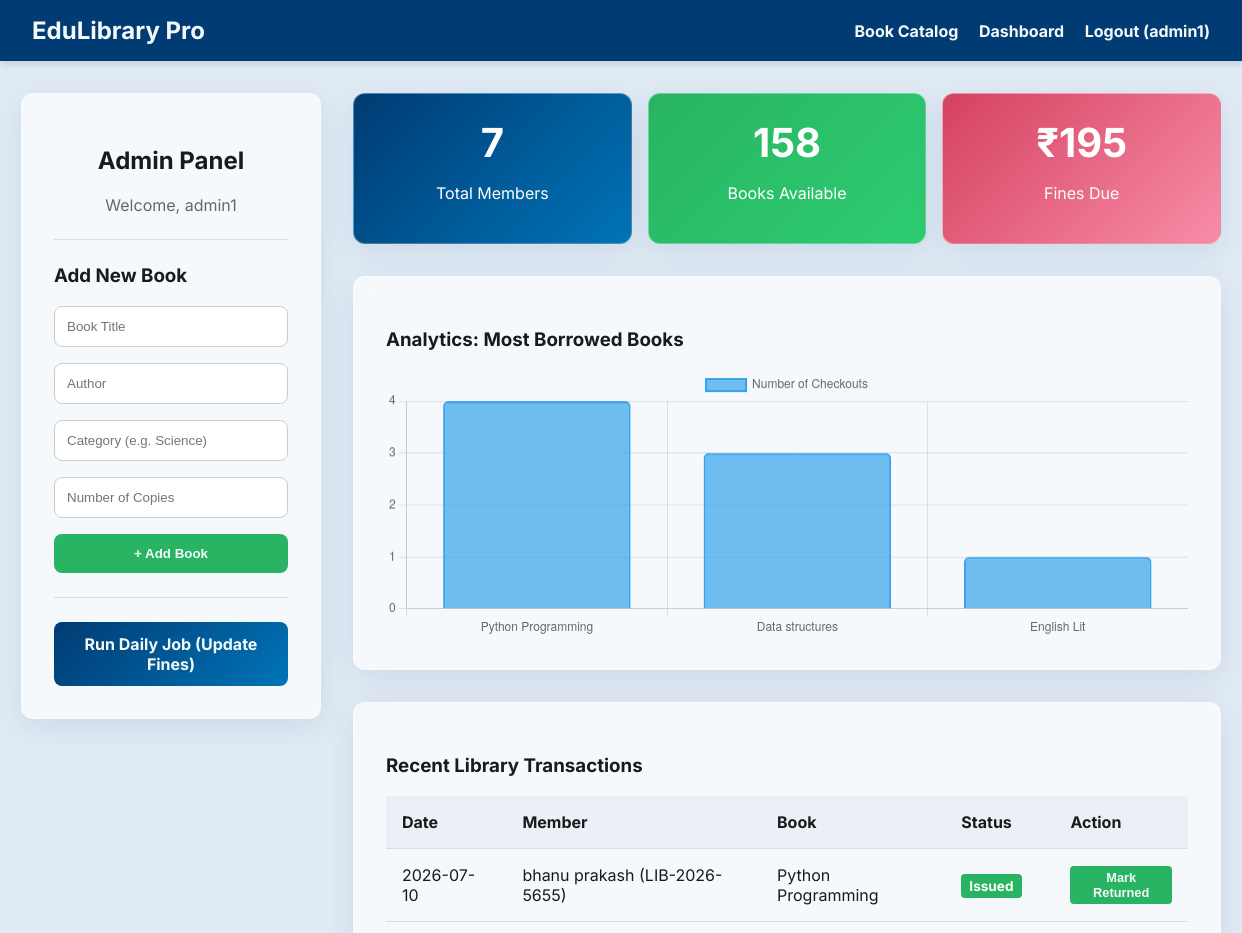
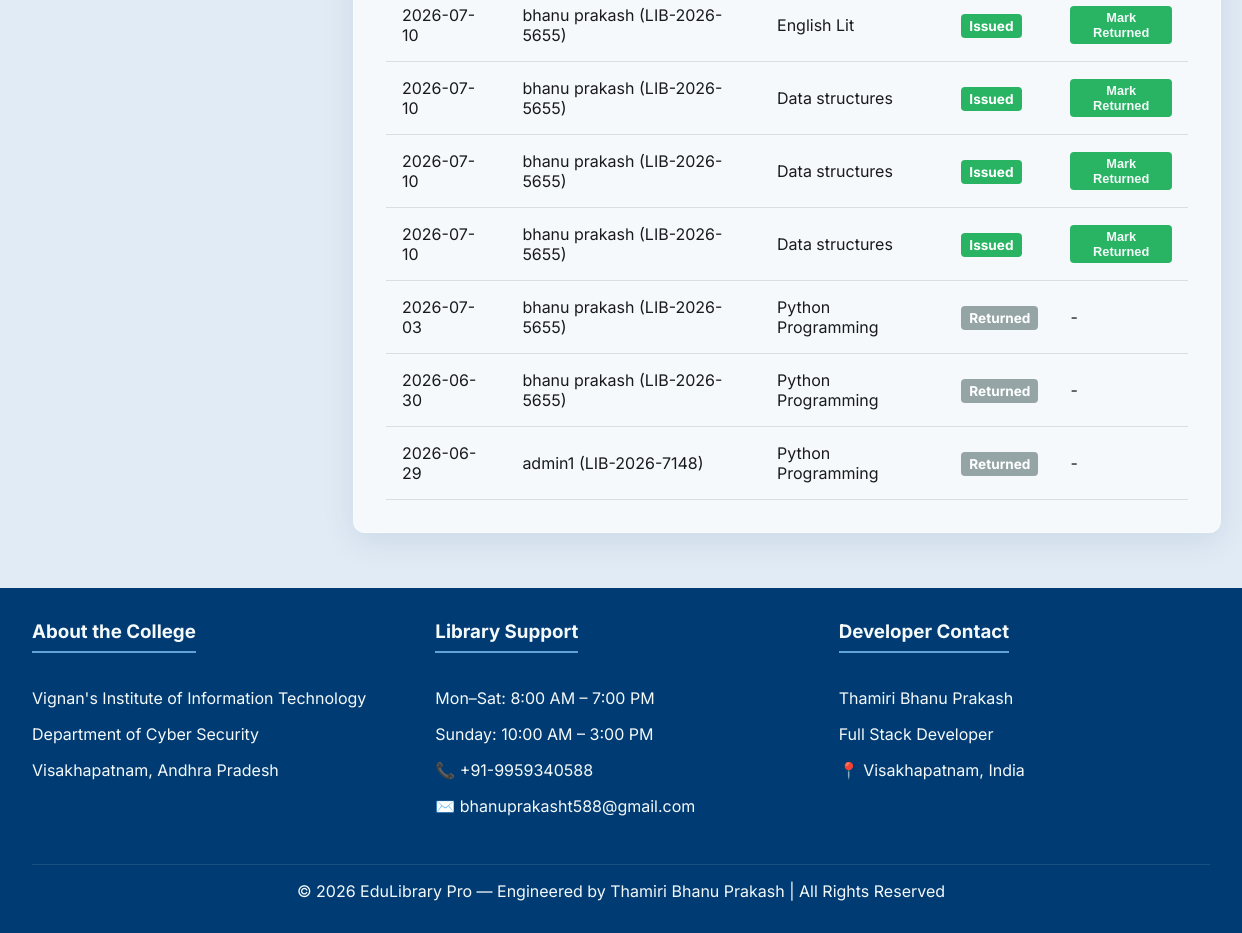
The app's page /admin (signed in) with its own data (2 pictures, top to bottom).
### models.py (models this page shows)
class User(Base):
    __tablename__ = "users"
    id = Column(Integer, primary_key=True, index=True)
    library_id = Column(String, unique=True, index=True)
    name = Column(String)
    email = Column(String, unique=True, index=True)
    phone = Column(String)
    dob = Column(Date)
    grade_class = Column(String)
    roll_no = Column(String, nullable=True)
    profession = Column(String) # Student, Teacher, Admin
    password_hash = Column(String)
    created_at = Column(DateTime, default=datetime.datetime.utcnow)
    loans = relationship("Loan", back_populates="user")
    waitlists = relationship("Waitlist", back_populates="user")
    fines = relationship("Fine", back_populates="user")
    activities = relationship("ActivityLog", back_populates="user")

class Loan(Base):
    __tablename__ = "loans"
    id = Column(Integer, primary_key=True, index=True)
    user_id = Column(Integer, ForeignKey("users.id"))
    book_id = Column(Integer, ForeignKey("books.id"))
    issue_date = Column(Date, default=datetime.date.today)
    due_date = Column(Date)
    return_date = Column(Date, nullable=True)
    status = Column(String, default="Active") # Active, Returned, Overdue
    user = relationship("User", back_populates="loans")
    book = relationship("Book", back_populates="loans")

class Book(Base):
    __tablename__ = "books"
    id = Column(Integer, primary_key=True, index=True)
    title = Column(String, index=True)
    author = Column(String, index=True)
    category = Column(String, index=True)
    isbn = Column(String, unique=True, index=True, nullable=True)
    total_copies = Column(Integer, default=1)
    available_copies = Column(Integer, default=1)
    loans = relationship("Loan", back_populates="book")

### main.py (the view)
@app.get("/admin", response_class=HTMLResponse)
async def admin_dashboard(request: Request, db: Session = Depends(get_db)):
    user = auth.get_current_user_from_cookie(request, db)
    if not user or user.profession != "Admin":
        return RedirectResponse(url="/dashboard")
    users = db.query(models.User).all()
    books = db.query(models.Book).all()
    loans = db.query(models.Loan).order_by(models.Loan.issue_date.desc()).limit(10).all()
    fines = db.query(models.Fine).filter(models.Fine.status == "Unpaid").all()
    stats = {
        "total_members": len(users),
        "books_available": sum(b.available_copies for b in books),
        "fines_due": sum(f.amount for f in fines)
    }
    return templates.TemplateResponse(request=request, name="admin.html", context={"user": user, "stats": stats, "recent_loans": loans})

### templates/admin.html (shortened to what this page needs)
{% extends "base.html" %}
{% block content %}
<div class="dashboard-grid">
    <div class="glass card" style="align-self: start;">
        <h2 style="text-align: center;">Admin Panel</h2>
        <p style="text-align: center; color: #666;">Welcome, {{ user.name }}</p>
        <hr style="border: 0; border-top: 1px solid #ddd; margin: 1.5rem 0;">
        <h3>Add New Book</h3>
        <form action="/admin/add_book" method="POST">
            <input type="text" name="title" placeholder="Book Title" required>
            <input type="text" name="author" placeholder="Author" required>
            <input type="text" name="category" placeholder="Category (e.g. Science)" required>
            <input type="number" name="total_copies" placeholder="Number of Copies" required min="1">
            <button type="submit" class="btn btn-success" style="width: 100%; box-sizing: border-box;">+ Add Book</button>
        </form>
        <hr style="border: 0; border-top: 1px solid #ddd; margin: 1.5rem 0;">
        <a href="/trigger_cron" class="btn" style="width: 100%; text-align: center; box-sizing: border-box;" target="_blank">Run Daily Job (Update Fines)</a>
    </div>
    <div>
        <div class="stats-grid">
            <div class="stat-card glass" style="background: linear-gradient(135deg, var(--primary-color), var(--secondary-color));">
                <h2>{{ stats.total_members }}</h2>
                <p>Total Members</p>
            </div>
            <div class="stat-card glass" style="background: linear-gradient(135deg, var(--success-color), #2ecc71);">
                <h2>{{ stats.books_available }}</h2>
                <p>Books Available</p>
            </div>
            <div class="stat-card glass" style="background: linear-gradient(135deg, var(--danger-color), #f78da7);">
                <h2>₹{{ stats.fines_due }}</h2>
                <p>Fines Due</p>
            </div>
        </div>
        <div class="glass card" style="margin-bottom: 2rem;">
            <h3>Analytics: Most Borrowed Books</h3>
            <canvas id="popularBooksChart" height="100"></canvas>
        </div>
        <div class="glass card">
            <h3>Recent Library Transactions</h3>
            <table>
                <thead>
                    <tr>
                        <th>Date</th>
                        <th>Member</th>
                        <th>Book</th>
                        <th>Status</th>
                        <th>Action</th>
                    </tr>
                </thead>
                <tbody>
                    {% for loan in recent_loans %}
                    <tr>
                        <td>{{ loan.issue_date }}</td>
                        <td>{{ loan.user.name }} ({{ loan.user.library_id }})</td>
                        <td>{{ loan.book.title }}</td>
                        <td>
                            {% if loan.status == 'Active' %}
                                <span class="badge badge-active">Issued</span>
                            {% elif loan.status == 'Overdue' %}
                                <span class="badge badge-overdue">Overdue</span>
                            {% else %}
                                <span class="badge badge-returned">Returned</span>
                            {% endif %}
                        </td>
                        <td>
                            {% if loan.status != 'Returned' %}
                            <form action="/admin/return/{{ loan.id }}" method="POST" style="margin: 0;">
                                <button type="submit" class="btn btn-success" style="padding: 0.25rem 0.5rem; font-size: 0.8rem; border-radius: 4px;">Mark Returned</button>
                            </form>
                            {% else %}
                            -
                            {% endif %}
                        </td>
                    </tr>
                    {% else %}
                    <tr><td colspan="5" style="text-align: center;">No recent transactions.</td></tr>
                    {% endfor %}
                </tbody>
            </table>
        </div>
    </div>
</div>
<script>
    fetch('/api/analytics')
        .then(response => response.json())
        .then(data => {
            // Check if there is an error (e.g. Unauthorized)
            if(data.error) {
                console.error(data.error);
                return;
            }
            const ctx = document.getElementById('popularBooksChart').getContext('2d');
            new Chart(ctx, {
                type: 'bar',
                data: {
                    labels: data.popular_books_labels,
                    datasets: [{
                        label: 'Number of Checkouts',
                        data: data.popular_books_data,
                        backgroundColor: 'rgba(54, 162, 235, 0.7)',
                        borderColor: 'rgba(54, 162, 235, 1)',
                        borderWidth: 2,
                        borderRadius: 5
                    }]
                },
                options: {
                    responsive: true,
                    scales: {
                        y: {
                            beginAtZero: true,
                            ticks: { stepSize: 1 }
                        }
                    }
                }
            });
        })
        .catch(error => console.error('Error loading analytics:', error));
</script>
{% endblock %}

### templates/base.html (shortened to what this page needs)
<!DOCTYPE html>
<html lang="en">
<head>
    <link rel="stylesheet" href="/static/css/style.css">
</head>
<body>
    <header>
        <h1>EduLibrary Pro</h1>
        <nav>
            {% if user %}
                <a href="/catalog">Book Catalog</a>
                <a href="/dashboard">Dashboard</a>
                <a href="/logout">Logout ({{ user.name }})</a>
            {% else %}
                <a href="/">Login</a>
                <a href="/register">Register</a>
            {% endif %}
        </nav>
    </header>
    <main class="container">
        {% block content %}{% endblock %}
    </main>
    <footer>
        <div class="footer-content">
            <div class="footer-section">
                <h3>About the College</h3>
                <p>Vignan's Institute of Information Technology</p>
                <p>Department of Cyber Security</p>
                <p>Visakhapatnam, Andhra Pradesh</p>
            </div>
            <div class="footer-section">
                <h3>Library Support</h3>
                <p>Mon–Sat: 8:00 AM – 7:00 PM</p>
                <p>Sunday: 10:00 AM – 3:00 PM</p>
                <p>📞 +91-9959340588</p>
                <p>✉️ bhanuprakasht588@gmail.com</p>
            </div>
            <div class="footer-section">
                <h3>Developer Contact</h3>
                <p>Thamiri Bhanu Prakash</p>
                <p>Full Stack Developer</p>
                <p>📍 Visakhapatnam, India</p>
            </div>
        </div>
        <div class="footer-bottom">
            &copy; 2026 EduLibrary Pro — Engineered by Thamiri Bhanu Prakash | All Rights Reserved
        </div>
    </footer>
</body>
</html>

### static/css/style.css (style rules this page uses)
:root { --primary-color: #003B73; --secondary-color: #0074B7; --accent-color: #60A3D9; --background-color: #E1EBF5; --surface-color: #FFFFFF; --text-color: #1A1A1D; --text-light: #F4F9F9; --danger-color: #D64161; --success-color: #28B463; }
body { font-family: 'Inter', 'Roboto', sans-serif; background-color: var(--background-color); color: var(--text-color); margin: 0; padding: 0; display: flex; flex-direction: column; min-height: 100vh; }
.glass { background: rgba(255, 255, 255, 0.7); backdrop-filter: blur(10px); -webkit-backdrop-filter: blur(10px); border-radius: 12px; border: 1px solid rgba(255, 255, 255, 0.3); box-shadow: 0 8px 32px 0 rgba(0, 59, 115, 0.1); }
header { background-color: var(--primary-color); color: var(--text-light); padding: 1rem 2rem; display: flex; justify-content: space-between; align-items: center; box-shadow: 0 4px 6px rgba(0,0,0,0.1); }
header a { color: var(--text-light); text-decoration: none; font-weight: bold; margin-left: 1rem; }
header h1 { margin: 0; font-size: 1.5rem; }
.container { flex: 1; max-width: 1200px; margin: 2rem auto; padding: 0 1rem; width: 100%; }
.card { padding: 2rem; margin-bottom: 1.5rem; }
.btn { background: linear-gradient(135deg, var(--primary-color), var(--secondary-color)); color: var(--text-light); border: none; padding: 0.75rem 1.5rem; border-radius: 8px; cursor: pointer; font-weight: bold; transition: transform 0.2s, box-shadow 0.2s; text-decoration: none; display: inline-block; }
.btn-success { background: var(--success-color); }
input, select { width: 100%; padding: 0.75rem; margin-bottom: 1rem; border: 1px solid #ccc; border-radius: 8px; box-sizing: border-box; }
footer { background-color: var(--primary-color); color: var(--text-light); padding: 2rem; margin-top: auto; }
.footer-content { display: grid; grid-template-columns: repeat(auto-fit, minmax(250px, 1fr)); gap: 2rem; max-width: 1200px; margin: 0 auto; }
.footer-section h3 { margin-top: 0; border-bottom: 2px solid var(--accent-color); padding-bottom: 0.5rem; display: inline-block; }
.footer-bottom { text-align: center; margin-top: 2rem; padding-top: 1rem; border-top: 1px solid rgba(255,255,255,0.1); }
.dashboard-grid { display: grid; grid-template-columns: 300px 1fr; gap: 2rem; }
.stats-grid { display: grid; grid-template-columns: repeat(auto-fit, minmax(150px, 1fr)); gap: 1rem; margin-bottom: 2rem; }
.stat-card { text-align: center; padding: 1.5rem; border-radius: 12px; background: linear-gradient(135deg, var(--secondary-color), var(--accent-color)); color: white; }
.stat-card h2 { margin: 0; font-size: 2.5rem; }
table { width: 100%; border-collapse: collapse; margin-top: 1rem; }
th, td { padding: 1rem; text-align: left; border-bottom: 1px solid #ddd; }
th { background-color: rgba(0, 59, 115, 0.05); }
.badge { padding: 0.25rem 0.5rem; border-radius: 4px; font-size: 0.85rem; font-weight: bold; }
.badge-active { background-color: var(--success-color); color: white; }
.badge-returned { background-color: #95a5a6; color: white; }

### records on screen
User: name "admin1"
Loan: issue_date "2026-07-10", user.name "bhanu prakash", user.library_id "LIB-2026-5655", book "Python Programming", status "Issued"
Loan: issue_date "2026-07-10", user.name "bhanu prakash", user.library_id "LIB-2026-5655", book "English Lit", status "Issued"
Loan: issue_date "2026-07-10", user.name "bhanu prakash", user.library_id "LIB-2026-5655", book "Data structures", status "Issued"
Loan: issue_date "2026-07-10", user.name "bhanu prakash", user.library_id "LIB-2026-5655", book "Data structures", status "Issued"
Loan: issue_date "2026-07-10", user.name "bhanu prakash", user.library_id "LIB-2026-5655", book "Data structures", status "Issued"
Loan: issue_date "2026-07-03", user.name "bhanu prakash", user.library_id "LIB-2026-5655", book "Python Programming", status "Returned"
Loan: issue_date "2026-06-30", user.name "bhanu prakash", user.library_id "LIB-2026-5655", book "Python Programming", status "Returned"
Loan: issue_date "2026-06-29", user.name "admin1", user.library_id "LIB-2026-7148", book "Python Programming", status "Returned"

### other values on screen
{{ stats.total_members }} "7"
{{ stats.books_available }} "158"
{{ stats.fines_due }} "195"
